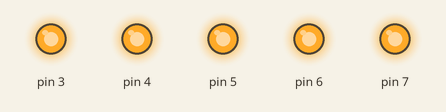
Simulated run of this sketch. Board: Arduino Uno, built with avr-gcc and run on an emulated ATmega328P. Shown: output pins drawn as LEDs (lit = HIGH).

Above: at 0.1 s.
At 0.5 s:
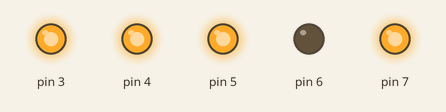
At 0.9 s:
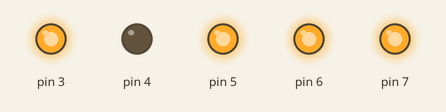
At 1.1 s:
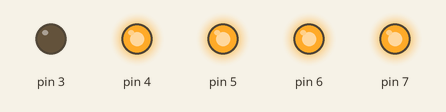
At 1.9 s:
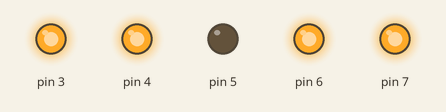
At 2.7 s:
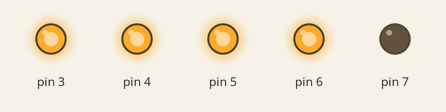
Timing chart, 0 to 3.0 s (numbered marks = the images above):
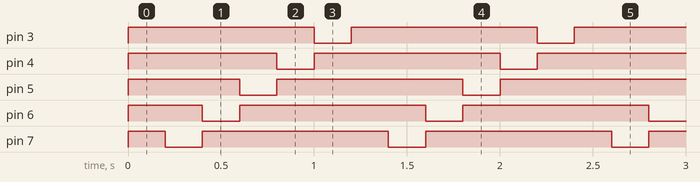

Measured:
- by itself, pin 3: alternates HIGH for 1.0 s and LOW for 0.20 s
- by itself, pin 4–7: repeats every 1.2 s: LOW 0.20 s, HIGH 1.0 s
- by itself, everything shown: repeats every 1.2 s, in 6 steps

The sketch:

Multiple_LEDs_With_an_Arduino_Code2.ino
```cpp
/*
   Controlling Multiple LEDs With an Arduino
   For more details, visit: https://techzeero.com/arduino-tutorials/multiple-leds-blinking-using-arduino/
*/

void setup()
{
  pinMode(7, OUTPUT);
  pinMode(6, OUTPUT);
  pinMode(5, OUTPUT);
  pinMode(4, OUTPUT);
  pinMode(3, OUTPUT);
}

void loop()
{
  digitalWrite(7, HIGH);
  digitalWrite(6, HIGH);
  digitalWrite(5, HIGH);
  digitalWrite(4, HIGH);
  digitalWrite(3, HIGH);
  delay(200); // Wait for 200 millisecond(s)
  digitalWrite(7, LOW);
  delay(200); // Wait for 200 millisecond(s)
  digitalWrite(6, LOW);
  digitalWrite(7, HIGH);
  delay(200); // Wait for 200 millisecond(s)
  digitalWrite(5, LOW);
  digitalWrite(6, HIGH);
  delay(200); // Wait for 200 millisecond(s)
  digitalWrite(4, LOW);
  digitalWrite(5, HIGH);
  delay(200); // Wait for 200 millisecond(s)
  digitalWrite(3, LOW);
  digitalWrite(4, HIGH);
  delay(200); // Wait for 200 millisecond(s)
}
```
